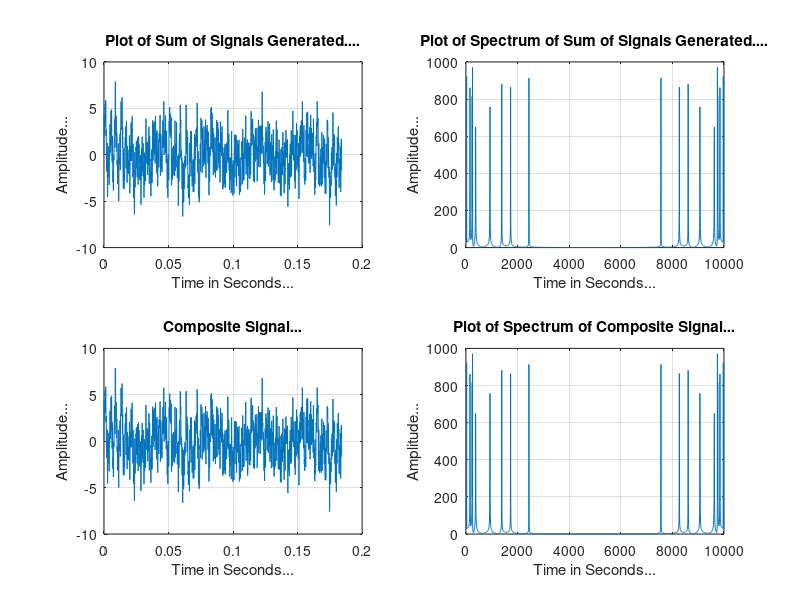

This figure's MATLAB source:
% Write a Matlab program to generate and plot a composite signal 
% that contains 10 random tones with a maximum of 3 KHz frequency using a Matlab program. 
% Draw the spectrum of the composite signal generated. Write a Matlab Code to obtain the spectrum.

clear All;
clc;

fsamp=10000;
T=1/fsamp;
signlfre = 3000 * (rand(1,10))
minfre = min(signlfre);
maxfre = max(signlfre);

t = 0:T:5*1/minfre;
x1=sin(2*pi*signlfre(1)*t);
x2=sin(2*pi*signlfre(2)*t);
x3=sin(2*pi*signlfre(3)*t);
x4=sin(2*pi*signlfre(4)*t);
x5=sin(2*pi*signlfre(5)*t);
x6=sin(2*pi*signlfre(6)*t);
x7=sin(2*pi*signlfre(7)*t);
x8=sin(2*pi*signlfre(8)*t);
x9=sin(2*pi*signlfre(9)*t);
x10=sin(2*pi*signlfre(10)*t);

x=x1+x2+x3+x4+x5+x6+x7+x8+x9+x10;

% figure(1)
subplot(2,2,1)
t = 0:T:5*1/minfre;
plot(t,x)
title('Plot of Sum of Signals Generated....')
xlabel('Time in Seconds...')
ylabel('Amplitude...')
grid;

% disp(' ')
% disp('Press a Key to Continue.....')
% pause

compsignl = [];
for t = 0:T:5*1/minfre
    signl = 0;
    for i = 1:length(signlfre)
        signl = signl + sin(2*pi*signlfre(i)*t);
    end
    compsignl = [compsignl,signl];
end

% Composite Signal Plot

%figure(2)
subplot(2,2,3)
t = 0:T:5*1/minfre;
plot(t,compsignl)
title('Composite Signal...')
xlabel('Time in Seconds...')
ylabel('Amplitude...')
grid;

% disp(' ')
% disp('Press a Key to Continue.....')
% pause

% Spectrum of Sum of Signals Generated
M1=length(x);
sptrum1=fft(x,M1);
b1=0:M1-1;
f1=fsamp*b1/M1;
% length(f1)
% length(abs(sptrum1))
%figure(3)
subplot(2,2,2)
plot(f1,abs(sptrum1))
title('Plot of Spectrum of Sum of Signals Generated....')
xlabel('Time in Seconds...')
ylabel('Amplitude...')
grid

% disp(' ')
% disp('Press a Key to Continue.....')
% pause

M2=length(compsignl);
sptrum2=fft(compsignl,M2);
b2=0:M2-1;
f2=fsamp*b2/M2;
% length(f2)
% length(abs(sptrum2))
%figure(4)
subplot(2,2,4)
plot(f2,abs(sptrum2));
title('Plot of Spectrum of Composite Signal...')
xlabel('Time in Seconds...')
ylabel('Amplitude...')
grid

% disp(' ')
% disp('Press a Key to Continue.....')
% pause
